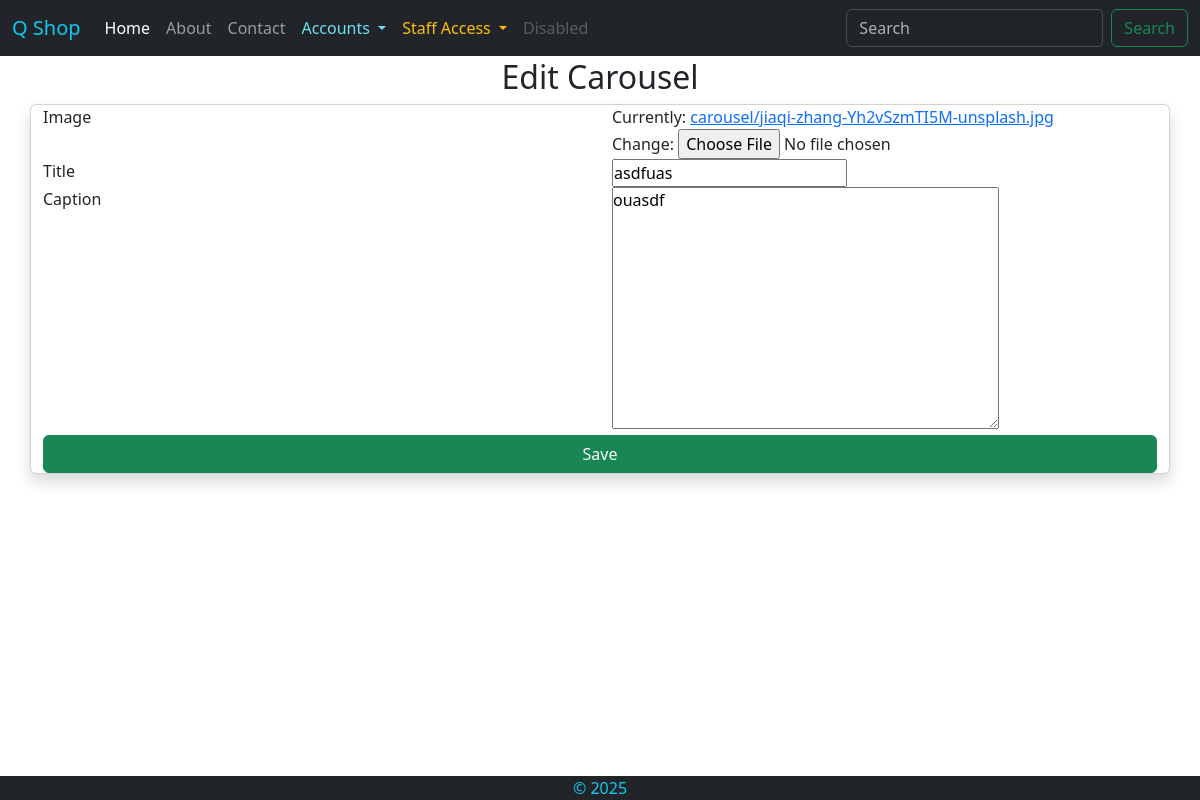
The page /carousel/edit/2 on the database as committed earlier.
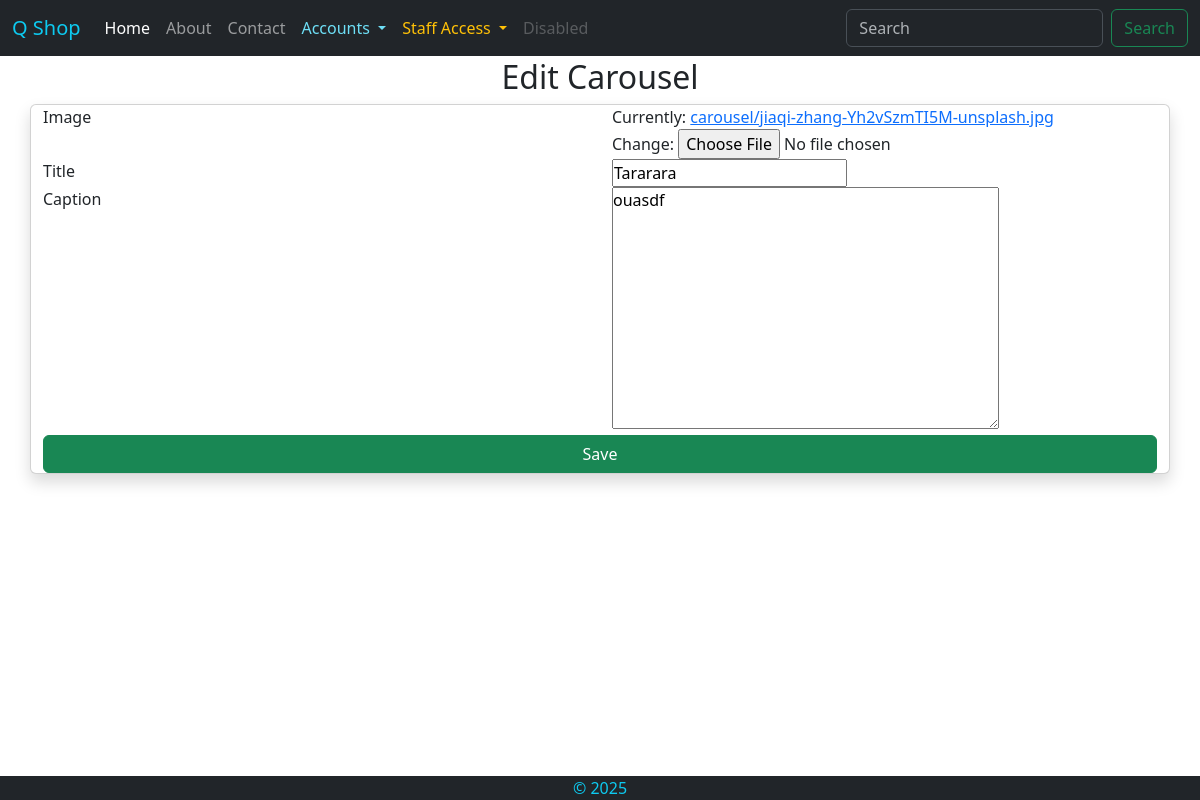
The same page on the database as committed later.
### mainapp/models.py (models this page shows, shortened)
class CarouselImage(models.Model):
    image = models.ImageField(upload_to='carousel/')
    title = models.CharField(max_length=100)
    caption = models.TextField(max_length=200, null=True, blank=True)
    added_at = models.DateTimeField(auto_now_add=True)

### mainapp/views.py (the view)
# urls.py: path('carousel/edit/<int:pk>', EditCarousel.as_view(), name='edit_carousel'),
class EditCarousel(UpdateView):
    model = CarouselImage
    template_name = 'mainapp/edit_carousel.html'
    fields = '__all__'
    success_url = reverse_lazy('carousels_page')

### templates/mainapp/edit_carousel.html (shortened to what this page needs)
{% extends 'base/base.html' %}
{% block content %}
<div>
    <h2 class="text-center">
        Edit Carousel
    </h2>
</div>
<div class="container card shadow ">
    <form method="post" enctype="multipart/form-data" class="form d-flex flex-column">
        {% for field in form %}
        <div class="row">
            <div class="col">
                {{field.name.capitalize}}
            </div>
            <div class="col">
                {{field}}
            </div>
        </div>
        {% endfor %}
        <button type="submit" class="btn btn-success ">Save</button>
    </form>
</div>
{% endblock %}

Rows that differ between the two databases and show on the page:
changed CarouselImage "ouasdf": title "asdfuas" → "Tararara"
